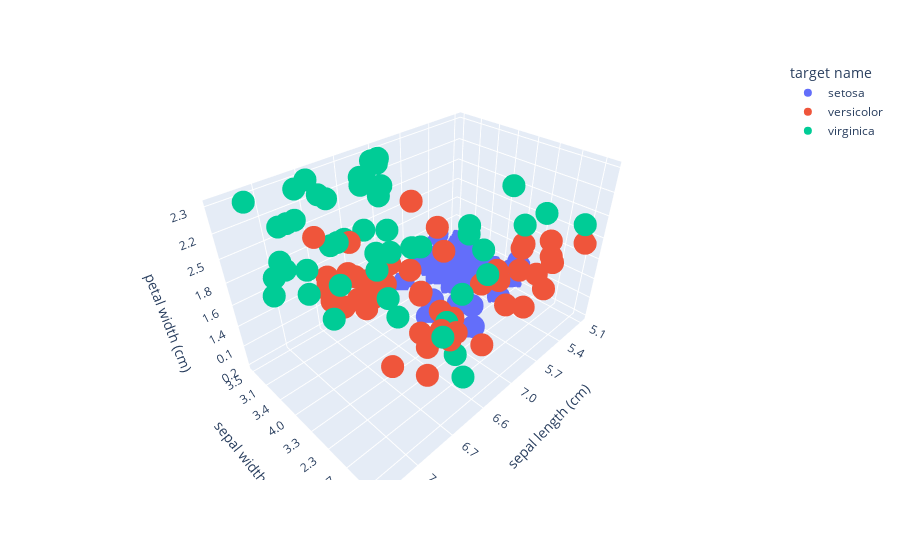

Notebook source saved alongside this figure:
### Code cell
# 3d plot
import plotly.express as px

fig = plt.figure(figsize=(8, 8))
fig = px.scatter_3d(df, x='sepal length (cm)', y='sepal width (cm)', z='petal width (cm)',
                    color='target name')
fig.show()

### Figure 1 — Plotly figure (JSON) as saved in the notebook; plotly's stock layout.template omitted (floating-point values rounded to 4 significant figures)
{"data": [{"hovertemplate": "target name=setosa<br>sepal length (cm)=%{x}<br>sepal width (cm)=%{y}<br>petal width (cm)=%{z}<extra></extra>", "legendgroup": "setosa", "marker": {"color": "#636efa", "symbol": "circle"}, "mode": "markers", "name": "setosa", "scene": "scene", "showlegend": true, "type": "scatter3d", "x": ["5.1", "4.9", "4.7", "4.6", "5.0", "5.4", "4.6", "5.0", "4.4", "4.9", "5.4", "4.8", "4.8", "4.3", "5.8", "5.7", "5.4", "5.1", "5.7", "5.1", "5.4", "5.1", "4.6", "5.1", "4.8", "5.0", "5.0", "5.2", "5.2", "4.7", "4.8", "5.4", "5.2", "5.5", "4.9", "5.0", "5.5", "4.9", "4.4", "5.1", "5.0", "4.5", "4.4", "5.0", "5.1", "4.8", "5.1", "4.6", "5.3", "5.0"], "y": ["3.5", "3.0", "3.2", "3.1", "3.6", "3.9", "3.4", "3.4", "2.9", "3.1", "3.7", "3.4", "3.0", "3.0", "4.0", "4.4", "3.9", "3.5", "3.8", "3.8", "3.4", "3.7", "3.6", "3.3", "3.4", "3.0", "3.4", "3.5", "3.4", "3.2", "3.1", "3.4", "4.1", "4.2", "3.1", "3.2", "3.5", "3.6", "3.0", "3.4", "3.5", "2.3", "3.2", "3.5", "3.8", "3.0", "3.8", "3.2", "3.7", "3.3"], "z": ["0.2", "0.2", "0.2", "0.2", "0.2", "0.4", "0.3", "0.2", "0.2", "0.1", "0.2", "0.2", "0.1", "0.1", "0.2", "0.4", "0.4", "0.3", "0.3", "0.3", "0.2", "0.4", "0.2", "0.5", "0.2", "0.2", "0.4", "0.2", "0.2", "0.2", "0.2", "0.4", "0.1", "0.2", "0.2", "0.2", "0.2", "0.1", "0.2", "0.2", "0.3", "0.3", "0.2", "0.6", "0.4", "0.3", "0.2", "0.2", "0.2", "0.2"]}, {"hovertemplate": "target name=versicolor<br>sepal length (cm)=%{x}<br>sepal width (cm)=%{y}<br>petal width (cm)=%{z}<extra></extra>", "legendgroup": "versicolor", "marker": {"color": "#EF553B", "symbol": "circle"}, "mode": "markers", "name": "versicolor", "scene": "scene", "showlegend": true, "type": "scatter3d", "x": ["7.0", "6.4", "6.9", "5.5", "6.5", "5.7", "6.3", "4.9", "6.6", "5.2", "5.0", "5.9", "6.0", "6.1", "5.6", "6.7", "5.6", "5.8", "6.2", "5.6", "5.9", "6.1", "6.3", "6.1", "6.4", "6.6", "6.8", "6.7", "6.0", "5.7", "5.5", "5.5", "5.8", "6.0", "5.4", "6.0", "6.7", "6.3", "5.6", "5.5", "5.5", "6.1", "5.8", "5.0", "5.6", "5.7", "5.7", "6.2", "5.1", "5.7"], "y": ["3.2", "3.2", "3.1", "2.3", "2.8", "2.8", "3.3", "2.4", "2.9", "2.7", "2.0", "3.0", "2.2", "2.9", "2.9", "3.1", "3.0", "2.7", "2.2", "2.5", "3.2", "2.8", "2.5", "2.8", "2.9", "3.0", "2.8", "3.0", "2.9", "2.6", "2.4", "2.4", "2.7", "2.7", "3.0", "3.4", "3.1", "2.3", "3.0", "2.5", "2.6", "3.0", "2.6", "2.3", "2.7", "3.0", "2.9", "2.9", "2.5", "2.8"], "z": ["1.4", "1.5", "1.5", "1.3", "1.5", "1.3", "1.6", "1.0", "1.3", "1.4", "1.0", "1.5", "1.0", "1.4", "1.3", "1.4", "1.5", "1.0", "1.5", "1.1", "1.8", "1.3", "1.5", "1.2", "1.3", "1.4", "1.4", "1.7", "1.5", "1.0", "1.1", "1.0", "1.2", "1.6", "1.5", "1.6", "1.5", "1.3", "1.3", "1.3", "1.2", "1.4", "1.2", "1.0", "1.3", "1.2", "1.3", "1.3", "1.1", "1.3"]}, {"hovertemplate": "target name=virginica<br>sepal length (cm)=%{x}<br>sepal width (cm)=%{y}<br>petal width (cm)=%{z}<extra></extra>", "legendgroup": "virginica", "marker": {"color": "#00cc96", "symbol": "circle"}, "mode": "markers", "name": "virginica", "scene": "scene", "showlegend": true, "type": "scatter3d", "x": ["6.3", "5.8", "7.1", "6.3", "6.5", "7.6", "4.9", "7.3", "6.7", "7.2", "6.5", "6.4", "6.8", "5.7", "5.8", "6.4", "6.5", "7.7", "7.7", "6.0", "6.9", "5.6", "7.7", "6.3", "6.7", "7.2", "6.2", "6.1", "6.4", "7.2", "7.4", "7.9", "6.4", "6.3", "6.1", "7.7", "6.3", "6.4", "6.0", "6.9", "6.7", "6.9", "5.8", "6.8", "6.7", "6.7", "6.3", "6.5", "6.2", "5.9"], "y": ["3.3", "2.7", "3.0", "2.9", "3.0", "3.0", "2.5", "2.9", "2.5", "3.6", "3.2", "2.7", "3.0", "2.5", "2.8", "3.2", "3.0", "3.8", "2.6", "2.2", "3.2", "2.8", "2.8", "2.7", "3.3", "3.2", "2.8", "3.0", "2.8", "3.0", "2.8", "3.8", "2.8", "2.8", "2.6", "3.0", "3.4", "3.1", "3.0", "3.1", "3.1", "3.1", "2.7", "3.2", "3.3", "3.0", "2.5", "3.0", "3.4", "3.0"], "z": ["2.5", "1.9", "2.1", "1.8", "2.2", "2.1", "1.7", "1.8", "1.8", "2.5", "2.0", "1.9", "2.1", "2.0", "2.4", "2.3", "1.8", "2.2", "2.3", "1.5", "2.3", "2.0", "2.0", "1.8", "2.1", "1.8", "1.8", "1.8", "2.1", "1.6", "1.9", "2.0", "2.2", "1.5", "1.4", "2.3", "2.4", "1.8", "1.8", "2.1", "2.4", "2.3", "1.9", "2.3", "2.5", "2.3", "1.9", "2.0", "2.3", "1.8"]}], "layout": {"legend": {"title": {"text": "target name"}, "tracegroupgap": 0}, "margin": {"t": 60}, "scene": {"domain": {"x": [0, 1], "y": [0, 1]}, "xaxis": {"title": {"text": "sepal length (cm)"}}, "yaxis": {"title": {"text": "sepal width (cm)"}}, "zaxis": {"title": {"text": "petal width (cm)"}}}}}
